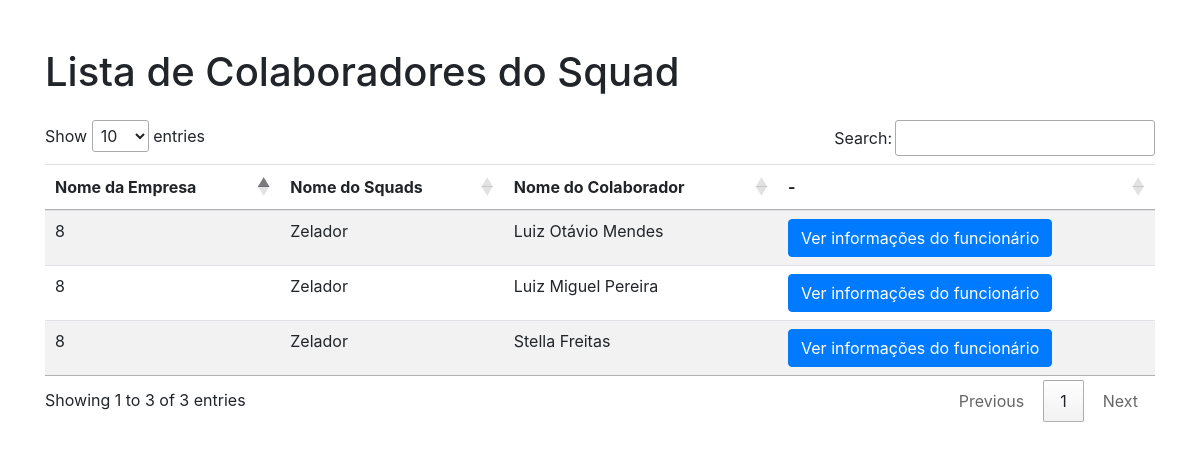
The app's page /squads/1/colaboradores/ with its own data.
### empresa/models.py (models this page shows, shortened)
class Empresa(models.Model):
    nome = models.CharField(
        max_length=50, null=False, blank=False, verbose_name="Nome da Empresa"
    )
    class Meta:
        verbose_name = _("Empresa")
        verbose_name_plural = _("Empresas")

class Squad(models.Model):
    nome = models.CharField(
        max_length=50, null=False, blank=False, verbose_name="Nome do Squad"
    )
    colaboradores = models.ManyToManyField(
        Colaborador, verbose_name=_("Empregados"), related_name="squads"
    )
    empresa = models.ForeignKey(
        Empresa,
        on_delete=models.CASCADE,
        verbose_name=_("Empresa"),
    )
    class Meta:
        verbose_name = _("Squad")
        verbose_name_plural = _("Squads")

class Colaborador(models.Model):
    cpf = models.CharField(max_length=14, null=False, blank=False, unique=True)
    data_nascimento = models.DateField(
        auto_now=False, auto_now_add=False, null=True, blank=True
    )
    nome = models.CharField(
        max_length=50, null=False, blank=False, verbose_name="Nome do colaborador"
    )
    class Meta:
        verbose_name = _("Colaborador")
        verbose_name_plural = _("Colaboradores")

### empresa/views.py (the view)
class ColaboradorListView(View):
    def get(self, request, squad_id):
        squad = get_object_or_404(Squad, id=squad_id)
        empresa = Empresa.objects.get(id=squad.empresa_id)
        colaboradores = squad.colaboradores.all()
        context = {"empresa": empresa, "squad": squad, "colaboradores": colaboradores}
        return render(request, "colaborador/lista_colaboradores.html", context=context)

### templates/colaborador/lista_colaboradores.html (shortened to what this page needs)
{% load static %}
<!DOCTYPE html>
<html lang="en">
<head>
    <link rel="stylesheet" href="https://cdn.jsdelivr.net/npm/bootstrap@4.1.3/dist/css/bootstrap.min.css">
    <link rel="stylesheet" href="https://cdn.datatables.net/1.13.7/css/jquery.dataTables.css" />
</head>
<body>
    <div class="container mt-5">
        <h1 class="mb-4">Lista de Colaboradores do Squad</h1>
        <table class="table table-striped table-hover" id='tabela_colaboradores'>
            <thead>
                <tr>
                    <th scope="col">Nome da Empresa</th>
                    <th scope="col">Nome do Squads</th>
                    <th scope="col">Nome do Colaborador</th>
                    <th scope="col">-</th
                </tr>
            </thead>
            <tbody>
                {% for colaborador in colaboradores %}
                    <tr>
                        <td>
                            {{ empresa.id }}
                        </td>
                        <td>
                            {{ squad.nome }}
                        </td>
                        <td>
                           {{ colaborador.nome }}
                        </td>
                        <td>
                            <a href="{% url 'detalhe_colaborador' colaborador.id %}" class="btn btn-primary">Ver informações do funcionário</a>
                        </td>
                    </tr>
                {% empty %}
                    <tr>
                        <td colspan="2">Não há funcionários disponíveis.</td>
                    </tr>
                {% endfor %}
            </tbody>
        </table>
    </div>
</body>
</html>

### records on screen
Colaborador: nome "Luiz Otávio Mendes"
Empresa: id "8"
Squad: nome "Zelador"
Colaborador: nome "Luiz Miguel Pereira"
Colaborador: nome "Stella Freitas"
